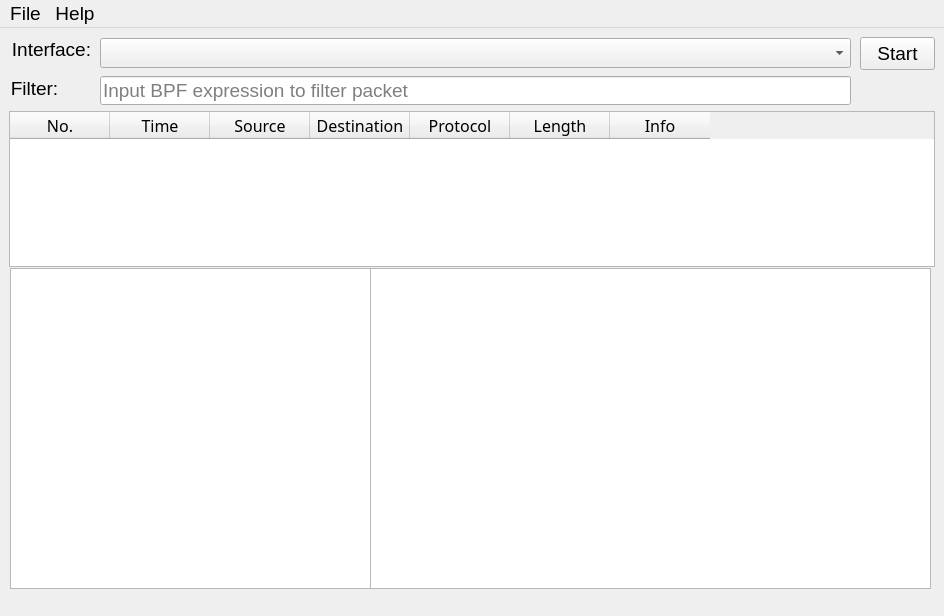
<?xml version="1.0" encoding="UTF-8"?>
<ui version="4.0">
 <class>MainWindow</class>
 <widget class="QMainWindow" name="MainWindow">
  <property name="geometry">
   <rect>
    <x>0</x>
    <y>0</y>
    <width>944</width>
    <height>616</height>
   </rect>
  </property>
  <property name="font">
   <font>
    <pointsize>14</pointsize>
   </font>
  </property>
  <property name="windowTitle">
   <string>Sniffer</string>
  </property>
  <widget class="QWidget" name="centralwidget">
   <widget class="QLabel" name="label">
    <property name="geometry">
     <rect>
      <x>9</x>
      <y>9</y>
      <width>85</width>
      <height>25</height>
     </rect>
    </property>
    <property name="text">
     <string>Interface:</string>
    </property>
    <property name="alignment">
     <set>Qt::AlignCenter</set>
    </property>
   </widget>
   <widget class="QComboBox" name="interfaceBox">
    <property name="geometry">
     <rect>
      <x>100</x>
      <y>10</y>
      <width>751</width>
      <height>30</height>
     </rect>
    </property>
   </widget>
   <widget class="QPushButton" name="startButton">
    <property name="geometry">
     <rect>
      <x>860</x>
      <y>9</y>
      <width>75</width>
      <height>33</height>
     </rect>
    </property>
    <property name="text">
     <string>Start</string>
    </property>
   </widget>
   <widget class="QLabel" name="label_2">
    <property name="geometry">
     <rect>
      <x>9</x>
      <y>48</y>
      <width>51</width>
      <height>25</height>
     </rect>
    </property>
    <property name="text">
     <string>Filter:</string>
    </property>
    <property name="alignment">
     <set>Qt::AlignCenter</set>
    </property>
   </widget>
   <widget class="QLineEdit" name="filterEdit">
    <property name="geometry">
     <rect>
      <x>100</x>
      <y>48</y>
      <width>751</width>
      <height>29</height>
     </rect>
    </property>
    <property name="font">
     <font>
      <pointsize>14</pointsize>
     </font>
    </property>
    <property name="placeholderText">
     <string>Input BPF expression to filter packet</string>
    </property>
   </widget>
   <widget class="QTreeWidget" name="treeWidget">
    <property name="geometry">
     <rect>
      <x>10</x>
      <y>240</y>
      <width>361</width>
      <height>321</height>
     </rect>
    </property>
    <property name="animated">
     <bool>true</bool>
    </property>
    <attribute name="headerVisible">
     <bool>false</bool>
    </attribute>
    <column>
     <property name="text">
      <string notr="true">1</string>
     </property>
    </column>
   </widget>
   <widget class="QTextEdit" name="contentEdit">
    <property name="geometry">
     <rect>
      <x>370</x>
      <y>240</y>
      <width>561</width>
      <height>321</height>
     </rect>
    </property>
    <property name="font">
     <font>
      <family>Fira Code</family>
      <pointsize>14</pointsize>
     </font>
    </property>
    <property name="readOnly">
     <bool>true</bool>
    </property>
   </widget>
   <widget class="QTableWidget" name="packetTable">
    <property name="geometry">
     <rect>
      <x>9</x>
      <y>83</y>
      <width>926</width>
      <height>156</height>
     </rect>
    </property>
    <property name="font">
     <font>
      <family>Fira Code</family>
      <pointsize>12</pointsize>
     </font>
    </property>
    <column>
     <property name="text">
      <string>No.</string>
     </property>
    </column>
    <column>
     <property name="text">
      <string>Time</string>
     </property>
    </column>
    <column>
     <property name="text">
      <string>Source</string>
     </property>
    </column>
    <column>
     <property name="text">
      <string>Destination</string>
     </property>
    </column>
    <column>
     <property name="text">
      <string>Protocol</string>
     </property>
    </column>
    <column>
     <property name="text">
      <string>Length</string>
     </property>
    </column>
    <column>
     <property name="text">
      <string>Info</string>
     </property>
    </column>
   </widget>
  </widget>
  <widget class="QMenuBar" name="menubar">
   <property name="geometry">
    <rect>
     <x>0</x>
     <y>0</y>
     <width>944</width>
     <height>31</height>
    </rect>
   </property>
   <widget class="QMenu" name="menuFile">
    <property name="title">
     <string>File</string>
    </property>
    <addaction name="actionExit"/>
   </widget>
   <widget class="QMenu" name="menuHelp">
    <property name="title">
     <string>Help</string>
    </property>
    <addaction name="actionAbout"/>
   </widget>
   <addaction name="menuFile"/>
   <addaction name="menuHelp"/>
  </widget>
  <action name="actionExit">
   <property name="text">
    <string>Exit</string>
   </property>
   <property name="font">
    <font>
     <pointsize>14</pointsize>
    </font>
   </property>
  </action>
  <action name="actionAbout">
   <property name="text">
    <string>About</string>
   </property>
   <property name="font">
    <font>
     <pointsize>14</pointsize>
    </font>
   </property>
  </action>
 </widget>
 <resources/>
 <connections>
  <connection>
   <sender>actionExit</sender>
   <signal>triggered()</signal>
   <receiver>MainWindow</receiver>
   <slot>close()</slot>
   <hints>
    <hint type="sourcelabel">
     <x>-1</x>
     <y>-1</y>
    </hint>
    <hint type="destinationlabel">
     <x>399</x>
     <y>299</y>
    </hint>
   </hints>
  </connection>
 </connections>
</ui>
